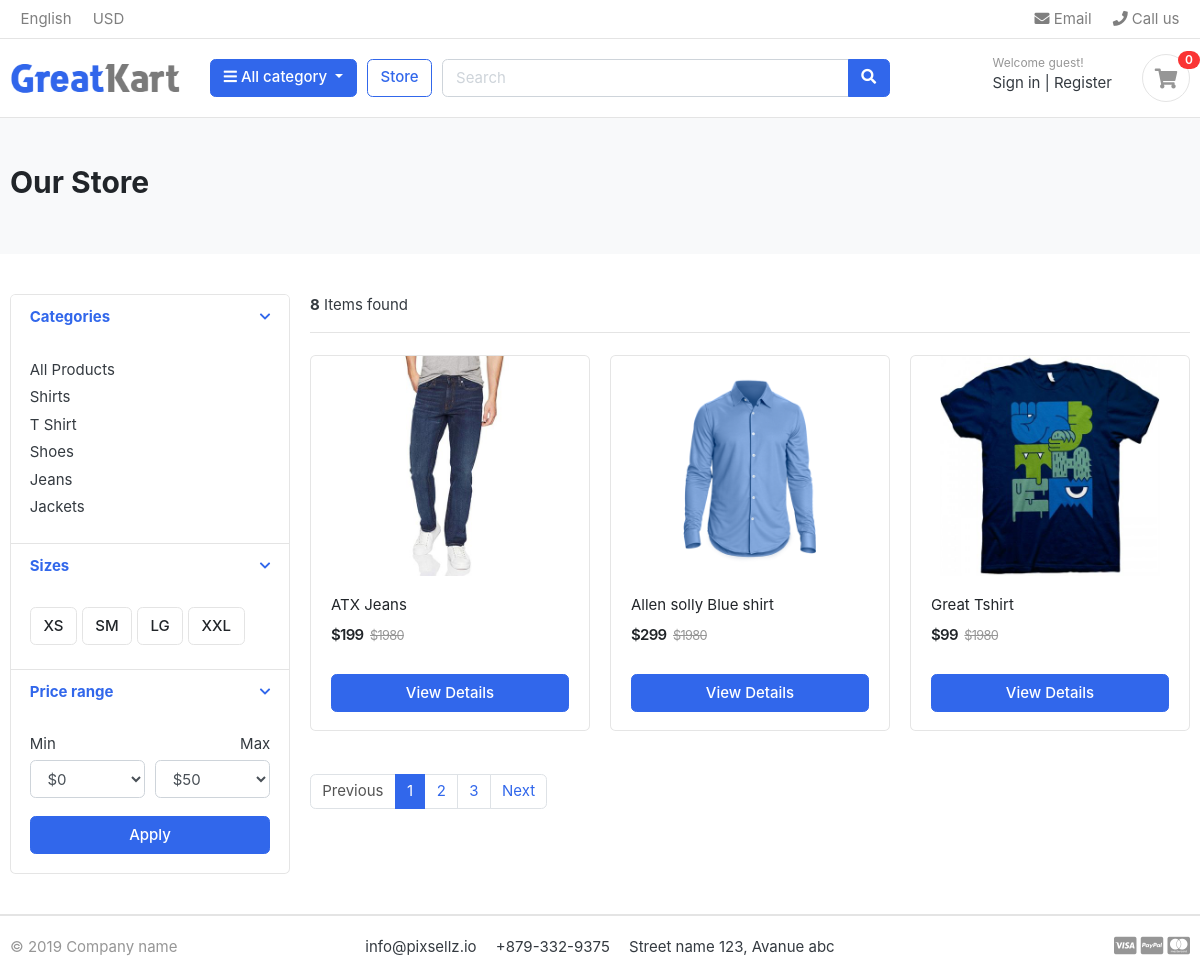
/store/, run on the app's committed database.
### category/models.py (models this page shows, shortened)
class Category(models.Model):
    category_name = models.CharField(max_length=50,unique=True)
    slug = models.SlugField(unique=True)
    description = models.TextField(max_length=250,blank=True)
    cat_img = models.ImageField(upload_to='Images/categories',blank=True)
    class Meta:
        verbose_name_plural = "categories"

### store/models.py (models this page shows, shortened)
class Product(models.Model):
    product_name = models.CharField(max_length=50,unique=True)
    slug = models.SlugField(unique=True)
    product_description = models.TextField(max_length=300,blank=True)
    price = models.IntegerField()
    image = models.ImageField(upload_to='Images/products')
    stock = models.IntegerField()
    is_available = models.BooleanField(default=True)
    category = models.ForeignKey(Category,on_delete=models.CASCADE,related_name='product')
    created_date = models.DateTimeField(auto_now_add=True)
    modified_date = models.DateTimeField(auto_now_add=True)
    def get_url(self):
        return reverse("product_details",args=[self.category.slug,self.slug])

### store/views.py (the view, shortened to what this page needs)
# urls.py: path("store/",include('store.urls')),
def store(request,slug=None):
    products = Product.objects.all().filter(is_available=True).order_by('id')
    paginator = Paginator(products,3)
    page = request.GET.get('page')
    paged_products = paginator.get_page(page)
    pod_count = products.count()
    categories = Category.objects.all()
    return render(request,"store/store.html",{"products":paged_products,'pod_count':pod_count,'categories':categories})

### carts/context_processors.py (called while the page is built)
def counter(request):
    count = 0
    if 'admin' in request.path:
        return {}
    else:
        try:
            cart = Cart.objects.get(cart_id=_cart_id(request))
            cart_items = CartItem.objects.all()
            cart_items = cart_items.filter(cart=cart)
            for cart_item in cart_items:
                count += cart_item.quantity
        except:
            count = 0
        return {"count":count}

### carts/views.py (called while the page is built)
def _cart_id(request):
    cart_id = request.session.session_key
    if not cart_id:
        cart_id = request.session.create()
    return cart_id

### category/context_processors.py (called while the page is built)
def nav_links(request):
    categories = Category.objects.all()
    return {"categories":categories}

### templates/store/store.html (shortened to what this page needs)
{% extends "base.html" %}
{% load static %}
{% block content %}
<section class="section-pagetop bg">
    <div class="container">
        {% if 'search' in request.path %}
        <h2 class="title-page">Search Results</h2>
        {% else %}
        <h2 class="title-page">Our Store</h2>
        {% endif %}
    </div>
    </section>
    <section class="section-content padding-y">
    <div class="container">
    <div class="row">
        <aside class="col-md-3">
    <div class="card">
        <article class="filter-group">
            <header class="card-header">
                <a href="#" data-toggle="collapse" data-target="#collapse_1" aria-expanded="true" class="">
                    <i class="icon-control fa fa-chevron-down"></i>
                    <h6 class="title">Categories</h6>
                </a>
            </header>
            <div class="filter-content collapse show" id="collapse_1" style="">
                <div class="card-body">
                    <ul class="list-menu">
                        <li><a href="{% url 'store' %}">All Products </a></li>
                        {% for category in categories %}
                    <li><a href="{% url 'product_by_category' category.slug %}">{{category.category_name}} </a></li>
                        {% endfor %}
                    </ul>
                </div>
            </div>
        </article>
        <article class="filter-group">
            <header class="card-header">
                <a href="#" data-toggle="collapse" data-target="#collapse_4" aria-expanded="true" class="">
                    <i class="icon-control fa fa-chevron-down"></i>
                    <h6 class="title">Sizes </h6>
                </a>
            </header>
            <div class="filter-content collapse show" id="collapse_4" style="">
                <div class="card-body">
                  <label class="checkbox-btn">
                    <span class="btn btn-light"> XS </span>
                  </label>
                  <label class="checkbox-btn">
                    <span class="btn btn-light"> SM </span>
                  </label>
                  <label class="checkbox-btn">
                    <span class="btn btn-light"> LG </span>
                  </label>
                  <label class="checkbox-btn">
                    <span class="btn btn-light"> XXL </span>
                  </label>
            </div>
            </div>
        </article>
        <article class="filter-group">
            <header class="card-header">
                <a href="#" data-toggle="collapse" data-target="#collapse_3" aria-expanded="true" class="">
                    <i class="icon-control fa fa-chevron-down"></i>
                    <h6 class="title">Price range </h6>
                </a>
            </header>
            <div class="filter-content collapse show" id="collapse_3" style="">
                <div class="card-body">
                    <div class="form-row">
                    <div class="form-group col-md-6">
                      <label>Min</label>
                          <select class="mr-2 form-control">
                            <option value="0">$0</option>
                        </select>
                    </div>
                    <div class="form-group text-right col-md-6">
                      <label>Max</label>
                          <select class="mr-2 form-control">
                            <option value="50">$50</option>
                        </select>
                    </div>
                    </div>
                    <button class="btn btn-block btn-primary">Apply</button>
                </div>
            </div>
        </article>
    </div>
        </aside>
        <main class="col-md-9">
    <header class="border-bottom mb-4 pb-3">
            <div class="form-inline">
                <span class="mr-md-auto"><b>{{pod_count}}</b> Items found </span>
            </div>
    </header>
    <div class="row">
        {% if products %}
        {% for product in products %}
        <div class="col-md-4">
            <figure class="card card-product-grid">
                <div class="img-wrap">
                   <a href="{{product.get_url}}"> <img src="{{product.image.url}}"> </a>
                </div>
                <figcaption class="info-wrap">
                    <div class="fix-height">
                        <a href="{% url 'product_details' product.category.slug product.slug %}" class="title">{{product.product_name}}</a>
                        <div class="price-wrap mt-2">
                            <span class="price">${{product.price}}</span>
                            <del class="price-old">$1980</del>
                        </div>
                    </div>
                    <a href="{% url 'product_details' product.category.slug product.slug %}" class="btn btn-block btn-primary">View Details </a>
                </figcaption>
            </figure>
        </div>
        {% endfor %}
        {% else %}
        <h2>No Products found..</h2>
        {% endif %}
    </div>
    <nav class="mt-4" aria-label="Page navigation sample">
        {% if products.has_other_pages %}
      <ul class="pagination">
        {% if products.has_previous %}
        <li class="page-item "><a class="page-link" href="/store/?page={{products.previous_page_number}}">Previous</a></li>
        {% else %}
        <li class="page-item disabled"><a class="page-link" href="#">Previous</a></li>
        {% endif %}
        {% for i in products.paginator.page_range %}
        {% if products.number == i %}
        <li class="page-item active"><a class="page-link" href="#">{{i}}</a></li>
        {% else %}
        <li class="page-item "><a class="page-link" href="/store/?page={{i}}">{{i}}</a></li>
        {% endif %}
        {% endfor %}
        {% if products.has_next %}
        <li class="page-item"><a class="page-link" href="/store/?page={{products.next_page_number}}">Next</a></li>
        {% else %}
        <li class="page-item disabled"><a class="page-link" href="#">Next</a></li>
        {% endif %}
      </ul>
      {% endif %}
    </nav>
</main>
    </div>
    </div>
    </section>
{% endblock %}

### greatkart/static/css/ui.css (style rules this page uses)
html { font-family: "Inter", sans-serif; font-size: 15px; }
.img-wrap { text-align: center; display: block; }
.img-wrap img { max-width: 100%; }
.price-wrap { letter-spacing: -0.7px; }
.padding-y { padding-top: 40px; padding-bottom: 40px; }
figure { margin-bottom: 0; }
article:after, .form-group:after { display: block; clear: both; content: ""; }
.bg { background-color: #f8f9fa; }
.title-page { color: #212529; }
.btn-light { background-color: #fff; border-color: #e4e4e4; }
[class*=list-] li:after { visibility: hidden; display: block; content: ""; overflow: hidden; height: 0; clear: both; }
.list-menu { list-style: none; margin: 0; padding-left: 0; }
.list-menu li { margin-bottom: 5px; }
.list-menu a { color: #343a40; }
[class*=card-product] a.title { color: #212529; display: block; }
[class*=card-product] .img-wrap { overflow: hidden; position: relative; }
[class*=card-product] .img-wrap img { height: 100%; max-width: 100%; width: auto; display: inline-block; -o-object-fit: cover; object-fit: cover; }
.card-product-grid { margin-bottom: 20px; }
.card-product-grid .img-wrap { border-radius: 0.2rem 0.2rem 0 0; height: 220px; }
.card-product-grid .info-wrap { overflow: hidden; padding: 18px 20px; }
.card-product-grid .fix-height { height: 80px; overflow: hidden; }
.card .img-wrap { overflow: hidden; }
.price { font-weight: 600; color: #212529; }
.price-old { color: #969696; margin-left: 3px; font-size: 85%; }
.icon-control { margin-top: 5px; float: right; font-size: 80%; }
.card-header .title { margin-bottom: 0; line-height: 1.5; }
.filter-group { border-bottom: 1px solid #e4e4e4; }
.filter-group .card-header { border-bottom: 0; }
.filter-group:last-child { border-bottom: 0; }
.checkbox-btn { position: relative; }
.section-pagetop { padding: 45px 0; }

### data on the page
Category: category_name "Shirts"
Category: category_name "T Shirt"
Category: category_name "Shoes"
Category: category_name "Jeans"
Category: category_name "Jackets"
Product: image (picture), product_name "ATX Jeans", price "199"
Product: image (picture), product_name "Allen solly Blue shirt", price "299"
Product: image (picture), product_name "Great Tshirt", price "99"

### other printed values
{{ count }} "0"
{{ pod_count }} "8"
{{ i }} "1"
{{ i }} "2" "3"
